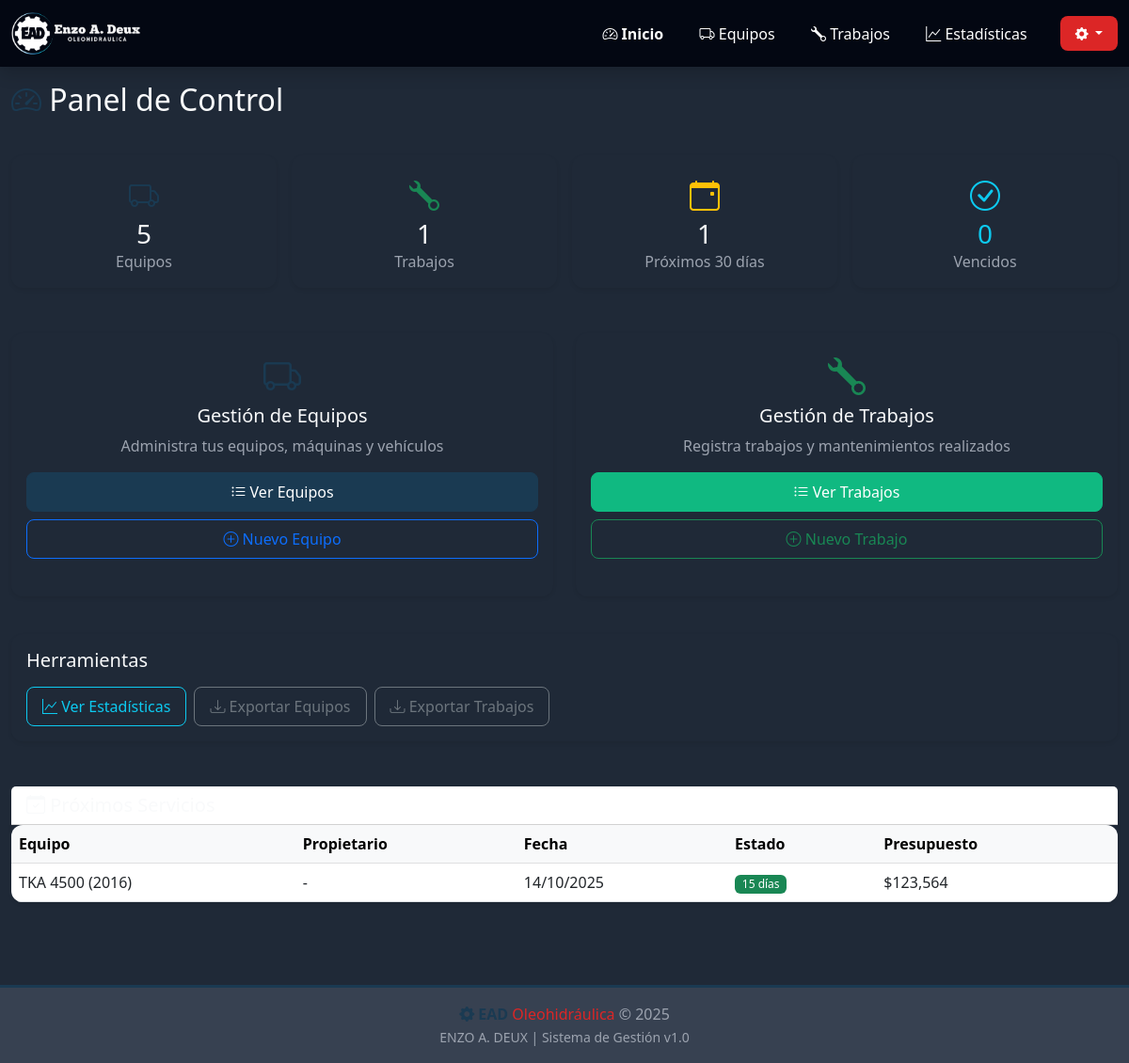
The page / on the database its author committed.
### app_web.py (models this page shows)
class BaseModel(Model):
    class Meta:
        database = db

class Job(BaseModel):
    equipment = ForeignKeyField(Equipment, backref='jobs', on_delete='CASCADE')
    date_done = DateField()
    description = TextField()
    budget = FloatField(default=0.0)
    next_service_days = IntegerField(null=True)
    next_service_date = DateField(null=True)
    notes = TextField(null=True)

### app_web.py (the view)
@app.route('/')
def index():
    total_equipment = Equipment.select().count()
    total_jobs = Job.select().count()
    today = datetime.now().date()
    upcoming_services = []
    total_upcoming = 0
    services_vencidos = 0
    for eq in Equipment.select():
        last_job = Job.select().where(Job.equipment == eq).order_by(Job.date_done.desc()).first()
        if last_job and last_job.next_service_date:
            days_left = (last_job.next_service_date - today).days
            if days_left <= 30:
                total_upcoming += 1
            if days_left < 0:
                services_vencidos += 1
            upcoming_services.append({
                'equipment': f"{eq.marca} {eq.modelo} ({eq.anio})",
                'propietario': eq.propietario,
                'date': last_job.next_service_date.strftime('%d/%m/%Y'),
                'days_left': days_left,
                'budget': last_job.budget,
                'status': 'danger' if days_left < 0 else 'warning' if days_left < 7 else 'success'
            })
    upcoming_services.sort(key=lambda x: x['days_left'])
    return render_template('dashboard.html',
                         total_equipment=total_equipment,
                         total_jobs=total_jobs,
                         total_upcoming=total_upcoming,
                         services_vencidos=services_vencidos,
                         upcoming_services=upcoming_services[:10])

### templates/dashboard.html (shortened to what this page needs)
{% extends "base.html" %}
{% block content %}
<div class="animate-slide">
    <div class="row mb-4">
        <div class="col-12">
            <h2 class="mb-3">
                <i class="bi bi-speedometer2" style="color: var(--ead-blue);"></i>
                Panel de Control
            </h2>
        </div>
    </div>
    <div class="row g-3 mb-4">
        <div class="col-6 col-md-3">
            <div class="card stat-card text-center">
                <div class="card-body">
                    <i class="bi bi-truck fs-2 mb-2" style="color: var(--ead-blue);"></i>
                    <h3 class="mb-0">{{ total_equipment }}</h3>
                    <p class="text-muted mb-0">Equipos</p>
                </div>
            </div>
        </div>
        <div class="col-6 col-md-3">
            <div class="card stat-card text-center">
                <div class="card-body">
                    <i class="bi bi-wrench fs-2 text-success mb-2"></i>
                    <h3 class="mb-0">{{ total_jobs }}</h3>
                    <p class="text-muted mb-0">Trabajos</p>
                </div>
            </div>
        </div>
        <div class="col-6 col-md-3">
            <div class="card stat-card text-center">
                <div class="card-body">
                    <i class="bi bi-calendar-event fs-2 text-warning mb-2"></i>
                    <h3 class="mb-0">{{ total_upcoming }}</h3>
                    <p class="text-muted mb-0">Próximos 30 días</p>
                </div>
            </div>
        </div>
        <div class="col-6 col-md-3">
            <div class="card stat-card text-center">
                <div class="card-body">
                    {% if services_vencidos > 0 %}
                    <i class="bi bi-exclamation-triangle fs-2 text-danger mb-2"></i>
                    <h3 class="mb-0 text-danger">{{ services_vencidos }}</h3>
                    <p class="text-muted mb-0">Vencidos</p>
                    {% else %}
                    <i class="bi bi-check-circle fs-2 text-info mb-2"></i>
                    <h3 class="mb-0 text-info">0</h3>
                    <p class="text-muted mb-0">Vencidos</p>
                    {% endif %}
                </div>
            </div>
        </div>
    </div>
    <div class="row mb-4">
        <div class="col-12 col-md-6 mb-3">
            <div class="card h-100">
                <div class="card-body text-center">
                    <i class="bi bi-truck fs-1 mb-3" style="color: var(--ead-blue);"></i>
                    <h5 class="card-title">Gestión de Equipos</h5>
                    <p class="text-muted mb-3">Administra tus equipos, máquinas y vehículos</p>
                    <div class="d-grid gap-2">
                        <a href="/equipos" class="btn btn-primary">
                            <i class="bi bi-list-ul"></i> Ver Equipos
                        </a>
                        <a href="/equipo/nuevo" class="btn btn-outline-primary">
                            <i class="bi bi-plus-circle"></i> Nuevo Equipo
                        </a>
                    </div>
                </div>
            </div>
        </div>
        <div class="col-12 col-md-6 mb-3">
            <div class="card h-100">
                <div class="card-body text-center">
                    <i class="bi bi-wrench fs-1 text-success mb-3"></i>
                    <h5 class="card-title">Gestión de Trabajos</h5>
                    <p class="text-muted mb-3">Registra trabajos y mantenimientos realizados</p>
                    <div class="d-grid gap-2">
                        <a href="/trabajos" class="btn btn-success">
                            <i class="bi bi-list-ul"></i> Ver Trabajos
                        </a>
                        <a href="/trabajo/nuevo" class="btn btn-outline-success">
                            <i class="bi bi-plus-circle"></i> Nuevo Trabajo
                        </a>
                    </div>
                </div>
            </div>
        </div>
    </div>
    <div class="row mb-4">
        <div class="col-12">
            <div class="card">
                <div class="card-body">
                    <h5 class="card-title mb-3">Herramientas</h5>
                    <div class="d-grid gap-2 d-md-flex">
                        <a href="/estadisticas" class="btn btn-outline-info">
                            <i class="bi bi-graph-up"></i> Ver Estadísticas
                        </a>
                        <a href="/api/export/equipos" class="btn btn-outline-secondary">
                            <i class="bi bi-download"></i> Exportar Equipos
                        </a>
                        <a href="/api/export/trabajos" class="btn btn-outline-secondary">
                            <i class="bi bi-download"></i> Exportar Trabajos
                        </a>
                    </div>
                </div>
            </div>
        </div>
    </div>
    <div class="row">
        <div class="col-12">
            <div class="card">
                <div class="card-header bg-white">
                    <h5 class="mb-0">
                        <i class="bi bi-calendar-check"></i> Próximos Servicios
                    </h5>
                </div>
                <div class="card-body p-0">
                    {% if upcoming_services %}
                    <div class="table-responsive">
                        <table class="table table-hover mb-0">
                            <thead class="table-light">
                                <tr>
                                    <th>Equipo</th>
                                    <th class="d-none d-md-table-cell">Propietario</th>
                                    <th>Fecha</th>
                                    <th>Estado</th>
                                    <th class="d-none d-sm-table-cell">Presupuesto</th>
                                </tr>
                            </thead>
                            <tbody>
                                {% for service in upcoming_services %}
                                <tr>
                                    <td>
                                        {{ service.equipment }}
                                    </td>
                                    <td class="d-none d-md-table-cell">{{ service.propietario or '-' }}</td>
                                    <td>{{ service.date }}</td>
                                    <td>
                                        {% if service.days_left < 0 %}
                                            <span class="badge bg-danger">Vencido ({{ -service.days_left }} días)</span>
                                        {% elif service.days_left == 0 %}
                                            <span class="badge bg-warning">Hoy</span>
                                        {% elif service.days_left <= 7 %}
                                            <span class="badge bg-warning">{{ service.days_left }} días</span>
                                        {% else %}
                                            <span class="badge bg-success">{{ service.days_left }} días</span>
                                        {% endif %}
                                    </td>
                                    <td class="d-none d-sm-table-cell">${{ "{:,.0f}".format(service.budget) }}</td>
                                </tr>
                                {% endfor %}
                            </tbody>
                        </table>
                    </div>
                    {% else %}
                    <div class="text-center py-5 text-muted">
                        <i class="bi bi-calendar-x fs-1"></i>
                        <p class="mt-2">No hay servicios programados</p>
                    </div>
                    {% endif %}
                </div>
            </div>
        </div>
    </div>
</div>
{% endblock %}

### templates/base.html (style rules this page uses)
:root { --ead-blue: #1a3a52; --ead-red: #dc2626; --ead-light-blue: #06b6d4; --primary-color: #1a3a52; --secondary-color: #dc2626; --accent-color: #06b6d4; --success-color: #10b981; --danger-color: #ef4444; --warning-color: #f59e0b; --info-color: #06b6d4; --dark-color: #0f2942; --light-gray: #f3f4f6; --bg-color: #ffffff; --bg-secondary: #f8fafc; --text-color: #1f2937; --text-muted: #6b7280; --border-color: #e5e7eb; --card-bg: #ffffff; --navbar-bg: var(--dark-color); --sidebar-bg: var(--dark-color); }
[data-theme="dark"] { --bg-color: #111827; --bg-secondary: #1f2937; --text-color: #f9fafb; --text-muted: #9ca3af; --border-color: #374151; --card-bg: #1f2937; --navbar-bg: #030712; --sidebar-bg: #030712; --light-gray: #374151; }
* { transition: background-color 0.3s ease, color 0.3s ease, border-color 0.3s ease; }
body { background-color: var(--bg-secondary); color: var(--text-color); min-height: 100vh; }
.card { background-color: var(--card-bg); color: var(--text-color); border-color: var(--border-color); }
.text-muted { color: var(--text-muted) !important; }
.table { color: var(--text-color); }
.table-light { background-color: var(--light-gray); color: var(--text-color); }
.card { border: none; box-shadow: 0 2px 4px rgba(0,0,0,0.08); border-radius: 0.75rem; margin-bottom: 1.5rem; transition: all 0.3s; }
.stat-card { transition: all 0.3s; cursor: pointer; border-top: 3px solid transparent; }
.btn { border-radius: 0.5rem; padding: 0.5rem 1rem; transition: all 0.3s; font-weight: 500; }
.btn-primary { background-color: var(--primary-color); border-color: var(--primary-color); }
.btn-success { background-color: var(--success-color); border-color: var(--success-color); }
.table-responsive { border-radius: 0.75rem; overflow: hidden; }
.table-hover tbody tr { transition: all 0.2s; }
.badge { padding: 0.35em 0.65em; border-radius: 0.375rem; font-weight: 500; }
.animate-slide { animation: slideIn 0.4s ease-out; }

### rows shown on the page
Job: equipment "TKA 4500 (2016)", propietario "-", date "14/10/2025", days_left "15", budget "123,564"

### other values the page prints
{{ total_equipment }} "5"
{{ total_jobs }} "1"
{{ total_upcoming }} "1"
